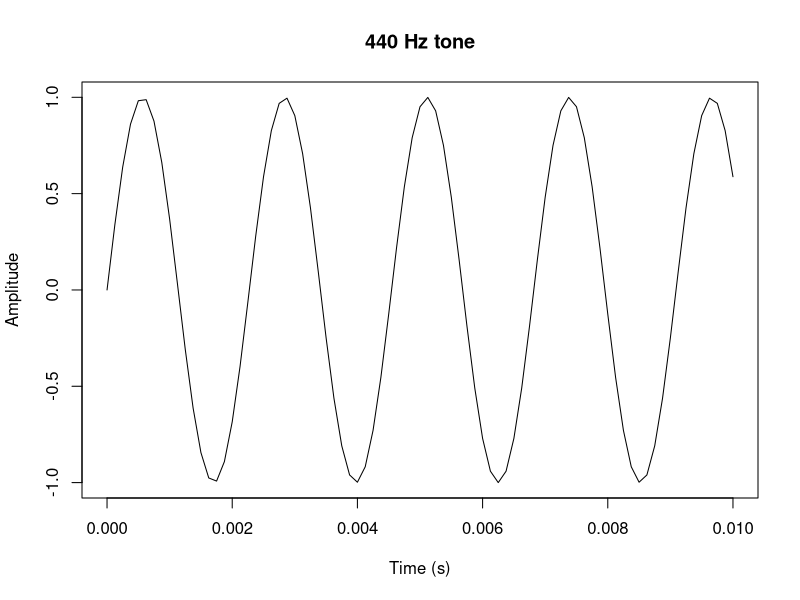
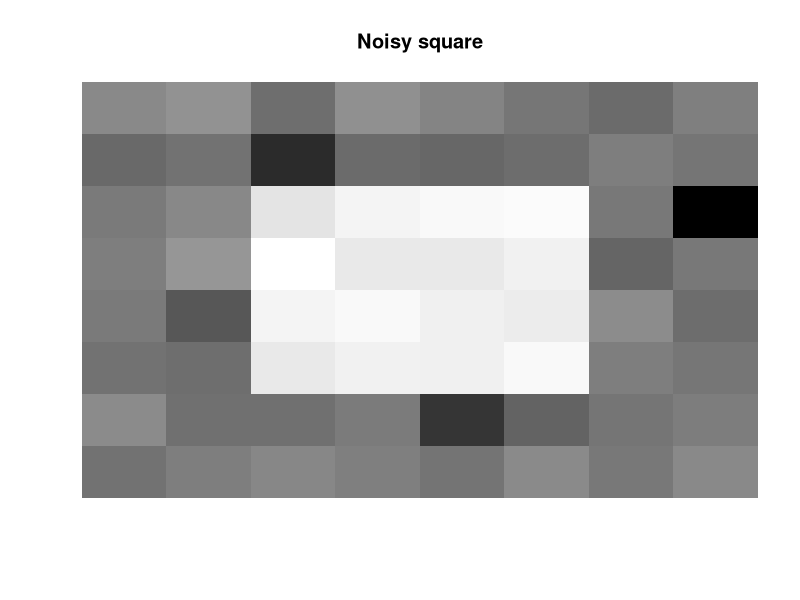

The R script that drew these images, in order:
# DTS 201 lecture-note practical, Week 12A: Image, text, audio, video
# Run from the project root (open DTS201_R.Rproj first).

# 1. Text: tokenise and count words
review <- c("The delivery was fast and the packaging was good",
            "Packaging was poor and delivery was slow",
            "Good price and fast delivery")
words <- unlist(strsplit(tolower(review), "[^a-z]+"))
sort(table(words), decreasing = TRUE)

# A tiny sentiment score using a word list
positive <- c("good", "fast"); negative <- c("poor", "slow")
sapply(strsplit(tolower(review), "[^a-z]+"), function(w) sum(w %in% positive) - sum(w %in% negative))

# 2. Audio: a 440 Hz tone sampled at 8,000 Hz for 0.01 seconds
fs <- 8000
t  <- seq(0, 0.01, by = 1 / fs)
wave <- sin(2 * pi * 440 * t)
plot(t, wave, type = "l", xlab = "Time (s)", ylab = "Amplitude", main = "440 Hz tone")
length(wave)                                  # number of samples

# 3. Image: an 8 x 8 grayscale picture is just a matrix
set.seed(42)
img <- matrix(0, 8, 8)
img[3:6, 3:6] <- 255                          # a bright square
img <- img + matrix(rnorm(64, 0, 20), 8, 8)   # add noise
image(t(img[8:1, ]), col = gray.colors(256, start = 0, end = 1), axes = FALSE, main = "Noisy square")
mean(img > 128)                               # share of 'bright' pixels

# 4. Video: a video is a list of such matrices (frames)
frames <- lapply(1:5, function(i) { m <- matrix(0, 8, 8); m[3:6, i:(i + 1)] <- 255; m })
sapply(frames, mean)                          # average brightness in each frame
